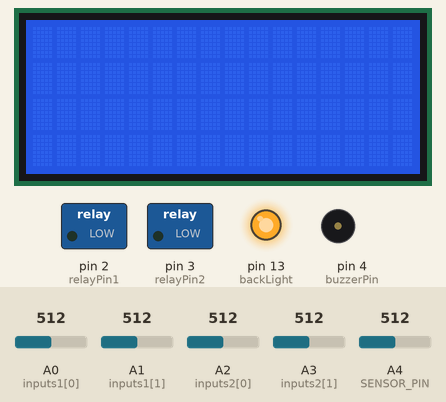
A sketch run on a simulated Arduino Uno, built with avr-gcc and run on an emulated ATmega328P. Parts: 16×4 character LCD, switched loads named in the sketch (green lamp = pin HIGH), output pins drawn as LEDs (lit = HIGH), buzzer (waves = sounding, pin HIGH). The test bench sets the inputs (shaded band); at power-on: A4 (SENSOR_PIN) = 512, A0 (inputs1[0]) = 512, A1 (inputs1[1]) = 512, A2 (inputs2[0]) = 512, A3 (inputs2[1]) = 512. The local clock reads 2024-03-15 10:24:30 at power-on unless the sketch sets it.

Above: at 1.2 s.
1.3 s: A4 (SENSOR_PIN) set to 742
3.2 s: A4 (SENSOR_PIN) set to 772
At 6.1 s:
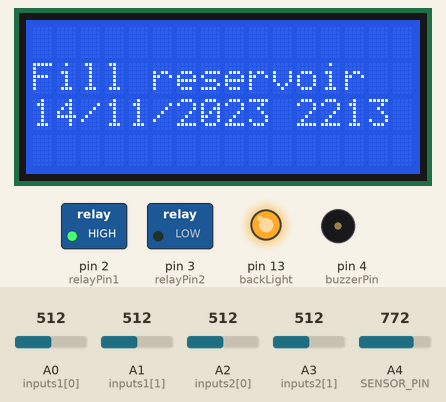
6.2 s: A4 (SENSOR_PIN) set to 716
At 6.7 s:
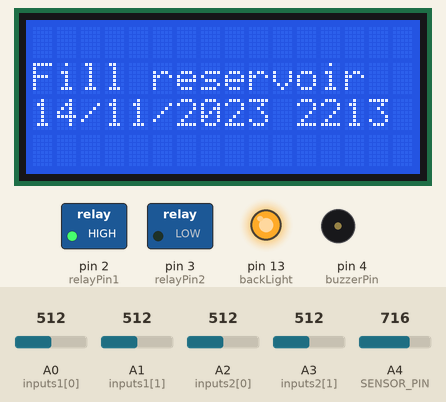
7.7 s: A4 (SENSOR_PIN) set to 992
At 8.9 s:
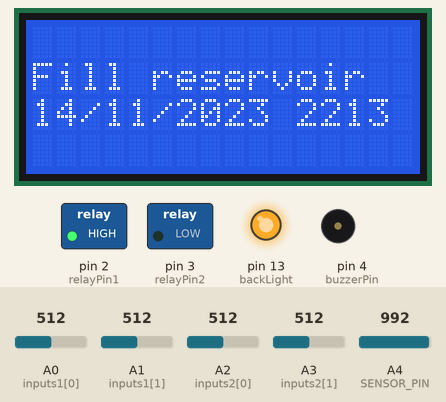
Timing chart, 0 to 11.7 s (numbered marks = the images above; inputs shaded):
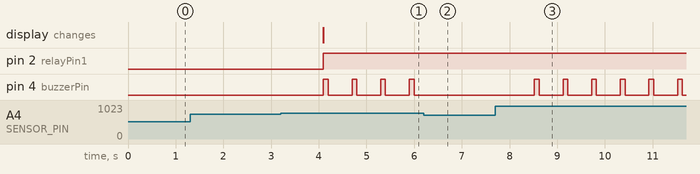

The sketch:

AllComponents.ino
```cpp
#include <Wire.h>
#include <LiquidCrystal.h>
#include "RTClib.h"


// Configuration values for reservoir:
#define SERIES_RESISTOR     560    // Value of the series resistor in ohms.
#define SENSOR_PIN          A4     // Analog pin which is connected to the sensor.
#define ZERO_VOLUME_RESISTANCE    1997.50    // Resistance value (in ohms) when no liquid is present.
#define LOW_LEVEL_RESISTANCE      1600.00 //~3.5 inches
#define TOP_LEVEL_RESISTANCE    664.10 //10 inches    // Resistance value (in ohms) when liquid is at max line.

// RTC connections:
// SDA to Arduino pin 20(Mega)/4(Uno)
// SCL to Arduino pin 21(Mega)/5(Uno)
RTC_DS1307 RTC;
// LCD Connections:
// rs (LCD pin 4) to Arduino pin 12
// rw (LCD pin 5) to Arduino pin 11
// enable (LCD pin 6) to Arduino pin 10
// LCD pin 15 to Arduino pin 13
// LCD pins d4, d5, d6, d7 to Arduino pins 9, 8, 7, 6
LiquidCrystal lcd(12, 11, 10, 9, 8, 7, 6);
// These arrays hold the inputs that will be used by the moisture senor(s)
int inputs1[] = {A0, A1}, inputs2[] = {A2, A3};
// relayPin: Pin 2 used by the Relay
// backLight: pin 13 will control the backlight of LCD
// ct: The size of 'inputs'
// soil: The mapped value of 'avg'. Range is [0, 100]
// relayOn: Value of 'soil' that will set the state of the system to ON
// relayOff: Value of 'soil' that will set the sate of the system to OFF
// systemState1: 1 = soil is wet enough. 0 = soil is too dry.
// systemState2: 1 = soil is wet enough. 0 = soil is too dry.
// buzzerPin: Pin 4 used by the piezo buzzer
int relayPin1 = 2, relayPin2 = 3, backLight = 13, ct = (sizeof(inputs1)/sizeof(*inputs1)), soil = 0, relayOn = 10,
    relayOff = 90, systemState1, systemState2, buzzerPin = 4;
// value: Accumulator for the values of the moisture sensers
// avg: The average of the reading from the moisture sensors
double value = 0.0, avg = 0.0;
// now: Used to display the timestamp of state changes
DateTime now;

/*
  Function clears a single row on the LCD with 20 empty spaces.
*/
boolean clear_row(int row){
  lcd.setCursor(0,row);
  lcd.print("                    ");
}

/*
  Function changes the message to match the state of the system and the timestamp.
*/
boolean change_message (char *msg, int layer) {
  if(layer == -42){
    for(int i = 0; i < 4; i++){ clear_row(i); }
    lcd.setCursor(0,1);
    lcd.print(msg);
    write_date_time(2);
  }
  else{
    clear_row(layer);
    lcd.setCursor(0,layer);
    lcd.print(msg);
    write_date_time(layer + 1);
  }
}

/*
  Function displays the current time as a timestamp on the 3rd row of the LCD.
*/
boolean write_date_time(int layer) {
  clear_row(layer);
  now = RTC.now();
  //We print the day
  lcd.setCursor(0,layer);
  lcd.print(now.day(), DEC);
  lcd.setCursor(2,layer);
  lcd.print('/');
  lcd.setCursor(3,layer);
  //We print the month
  int month = now.month();
  if(month > 9){
    lcd.print(now.month(), DEC);
  }
  else{
    lcd.print(0);
    lcd.setCursor(4,layer);
    lcd.print(now.month(), DEC);
  }
  lcd.setCursor(5,layer);
  lcd.print('/');
  lcd.setCursor(6,layer);
  //We print the year
  lcd.print(now.year(), DEC);
  lcd.setCursor(10,layer);
  lcd.print(' ');
  lcd.setCursor(11,layer);
  //We print the hour
  int hour = now.hour();
  if(hour > 9){
    lcd.print(hour, DEC);
  }
  else{
    lcd.print(0);
    lcd.setCursor(12,layer);
    lcd.print(hour, DEC);
  }
  lcd.setCursor(13,layer);
  //We print the minutes
  lcd.print(now.minute(), DEC);
  lcd.setCursor(15,layer);
}

float readResistance(int pin, int seriesResistance) {
  // Get ADC value.
  float resistance = analogRead(pin);
  // Convert ADC reading to resistance.
  resistance = (1023.0 / resistance) - 1.0;
  resistance = seriesResistance / resistance;
  return resistance;
}

void set_off_buzzer(){
  while( !( readResistance(SENSOR_PIN, SERIES_RESISTOR) < LOW_LEVEL_RESISTANCE ) ){
    if(now.second() % 2 == 0){
      digitalWrite(buzzerPin, HIGH);
      delay(100);
      digitalWrite(buzzerPin, LOW);
      delay(500);
    }
  }
}

void moisture_sensors(int test){
  // set/reset accumulator
  value = 0.0;
  // 3.3V Air = sensorValue of 674
  // 3.3V Straight, filtered water = sensorValue of 324
  // 5V Air = sensorValue of 1023
  // 5V Straight, filtered water = sensorValue of 420
  if(test == 0){
    for(int i = 0; i < ct; i++){ value += constrain(analogRead(inputs1[i]), 420, 1023); }
  }
  else{
    for(int i = 0; i < ct; i++){ value += constrain(analogRead(inputs2[i]), 420, 1023); }
  }

  avg = value / ct;
  // map 'avg' to a range of [0,100]
  soil = 100.0 - map(avg, 420, 1023, 0, 100);

  // Determine if the system's state has changed
  if(soil < relayOn && ( test == 0 ? systemState1 == 1 : systemState2 == 1) ){
    if( test == 0 ){ systemState1 = 0; }
    else{ systemState2 = 0; }
    digitalWrite( ( test == 0 ? relayPin1 : relayPin2 ), LOW);
    change_message("Turned ON", test);
  }
  if(soil > relayOff && ( test == 0 ? systemState1 == 0 : systemState2 == 0) ){
    if( test == 0 ){ systemState1 = 1; }
    else{ systemState2 = 1; }
    digitalWrite( ( test == 0 ? relayPin1 : relayPin2 ), HIGH);
    change_message("Turned OFF", test);
  }
}

void setup () {
  //Initialize the serial port, wire library and RTC module
  Serial.begin(9600);
  // Set the pins for outputing.
  pinMode(relayPin1, OUTPUT);
  pinMode(relayPin2, OUTPUT);
  pinMode(buzzerPin, OUTPUT);
  pinMode(backLight, OUTPUT);
  digitalWrite(backLight, HIGH); // turn backlight on. Replace 'HIGH' with 'LOW' to turn it off.
  lcd.begin(16,4);              // columns, rows.  use 16,2 for a 16x2 LCD, etc.
  lcd.clear();                  // start with a blank screen
  Wire.begin();
  RTC.begin();
  // Sets up the module time and date with the computer one
  RTC.adjust(DateTime(__DATE__, __TIME__));
  systemState1 = 1;
  systemState2 = 1;
}

void loop(){

  float water_resistance = readResistance(SENSOR_PIN, SERIES_RESISTOR);

  if(water_resistance < LOW_LEVEL_RESISTANCE){
    // The water level in the resivior is stil high enough
    moisture_sensors(0);
  }
  else{
    change_message("Fill reservoir", -42);
    digitalWrite(relayPin1, HIGH);
    set_off_buzzer();
  }
  // Need to check the second system
  water_resistance = readResistance(SENSOR_PIN, SERIES_RESISTOR);
  if(water_resistance < LOW_LEVEL_RESISTANCE){
    // The water level in the resivior is stil high enough
    moisture_sensors(2);
  }
  else{
    change_message("Fill reservoir", -42);
    digitalWrite(relayPin2, HIGH);
    set_off_buzzer();
  }
  // wait 1/10 of a second before continuing
  delay(1000);
}
```

Measured:
- the behaviour switches between 757 and 758 on A4 (SENSOR_PIN) (found by bisection; images 0 and 1)
- after the input at 1.3 s, every drawn part: stays the same
- after the input at 3.2 s, pin 2 (relayPin1): LOW → HIGH after 0.90 s; pin 4 (buzzerPin): alternates HIGH for 0.10 s and LOW for 0.50 s, starting after 0.90 s; the display: changes after 0.90 s (image 1)
- after the input at 6.2 s, pin 4 (buzzerPin): stops changing and stays LOW
- after the input at 7.7 s, pin 4 (buzzerPin): alternates HIGH for 0.10 s and LOW for 0.50 s, starting after 0.82 s
